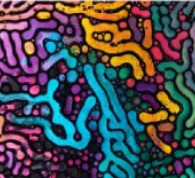
#> input picture Project/color4.png, 195 x 178 px
$ python newfull.py
#> lines starting #> are read from the running program, lines starting #| are printed output that depends on the picture; after the words box and inside, x2 and y2 are one past the last pixel; in counts of white or black regions, pixels touching at a corner belong together
#> further down, image is the input picture: shape (178, 195, 3); mean B, G, R 81.5, 74.5, 72.9
#> `image = cv2.resize(image , (34,34))`:
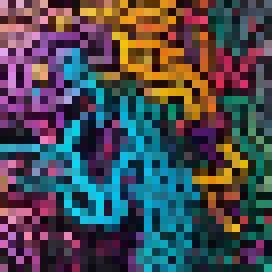
#> image: shape (34, 34, 3) (shown 8 times larger); mean B, G, R 81.4, 74, 72.8
import argparse
import numpy as np
import scipy.stats as st
from scipy import ndimage
import math
import cv2
import random
import math
import matplotlib.pyplot as plt


def image_to_column(img, w, stepsize=1):

    # Parameters
    m, n = img.shape
    col_extent = n - w + 1
    row_extent = m - w + 1

    # Get Starting block indices
    start_idx = np.arange(w)[:, None]*n + np.arange(w)

    # Get offsetted indices across the height and width of input array
    offset_idx = np.arange(row_extent)[:,None]*n + np.arange(col_extent)

    # Get all actual indices & index into input array for final output
    return np.take (img, start_idx.ravel()[:,None] + offset_idx.ravel()[::stepsize])


def find_the_best_matches(template, sample_image):

    epsilon = 0.1

    # Get the dimensions of the template and big image
    h, w = template.shape[:2]
    bh, bw = sample_image.shape[:2]

    min_diff = float('inf')
    min_location = (0, 0)


    # to make a mask that is 1 everhwere the template os filled
    valid_mask = np.zeros_like(template)
    valid_mask = np.where(np.isnan(template), 0, 1)

    # print(valid_mask[: , : , 0].shape)

    r_valid_mask = valid_mask[: , : , 0]
    g_valid_mask = valid_mask[: , : , 1]
    b_valid_mask = valid_mask[: , : , 2]


    #to add gaussian
    sigma = w / 6.4
    kernel = cv2.getGaussianKernel(ksize=w, sigma=sigma)
    kernel_2d = kernel * kernel.T

    # normalize mask
    mask =  kernel_2d / kernel_2d.sum()

    # Iterate through each possible position in the big image

    array_of_errors = []
    array_of_locations = []
    array_of_errors = np.array(array_of_errors)


    for i in range(bh - h + 1):
        for j in range(bw - w + 1):

            # Extract the region from the big image
            region_red = sample_image[i:i+h, j:j+w , 0]
            region_green = sample_image[i:i+h, j:j+w , 1]
            region_blue = sample_image[i:i+h, j:j+w , 2]

            r_template = template[:, :, 0]
            g_template = template[:, :, 1]
            b_template = template[:, :, 2]

            # Calculate the squared difference between the template and the region

            r_dist = np.nansum(mask * r_valid_mask * np.square(r_template - region_red))
            g_dist = np.nansum(mask * g_valid_mask * np.square(g_template - region_green))
            b_dist = np.nansum(mask * b_valid_mask * np.square(b_template - region_blue))

            diff = r_dist + g_dist +b_dist

            # Update minimum difference and location if a better match is found
            array_of_errors = np.append(array_of_errors , diff)
            array_of_locations.append((i,j))
            if diff < min_diff and diff!=0:
                min_diff = diff
                # min_location = (i, j)


    # print(array_of_locations)
    # print(min_diff)
    idx = np.where(array_of_errors < min_diff*(1+epsilon))
    # print(idx)
    new_array_of_locations = [array_of_locations[i] for i in idx[0]]
    # print(new_array_of_locations)
    new_array_of_errors = [array_of_errors[i] for i in idx[0]]
    # [24 lines of commented-out code are left out]

    return new_array_of_locations , new_array_of_errors


def synthesize(sample_image, w, target_size, implementation = "ours"):
#> called with w = 15, implementation = 'ours'
    seed_size = 3
    sample_image = sample_image.astype(float) / 255 #normalization

    Channels = sample_image.shape[2]
#> Channels = 3

    output_image = np.full((target_size[0], target_size[1], Channels), np.nan)    #the image that is being synthesized

    #seed coordinates, we could have picked randomm seed also, NOTE: IDEALLY THIS SHOULD BE THE CENTRE OF THE IMAGE TO AVOID ERRORS
    seed_0=sample_image.shape[0]//2
#> seed_0 = 17
    seed_1=sample_image.shape[1]//2
#> seed_1 = 17

    #put the seed at the centre of the output image
    c = (int(0.5*target_size[0]) , int(0.5*target_size[1]))   # middle indices of output_image

    output_image[c[0]: c[0] + seed_size , c[1]: c[1] + seed_size ,:] = sample_image[seed_0: seed_0 + seed_size , seed_1: seed_1 + seed_size,:]
#> output_image: shape (50, 50, 3) float64; 99.64% of the values are NaN or infinite; the others: min 0, max 0.863, mean 0.391

    filled_array = np.zeros(target_size)
    filled_array[c[0]: c[0] + seed_size , c[1]: c[1] + seed_size] = 1  #simce initially the seed is put in the output image
    number_filled = int(np.sum(filled_array))

    how_much_done = 0
    while(number_filled < target_size[0]*target_size[1]):
        how_much_done+=1
        if how_much_done%10==0:
            print("running...")

        # to find bordering unfilled pixels:
        new_pixels = np.nonzero(ndimage.binary_dilation(filled_array).astype(filled_array.dtype) - filled_array)

        for unfilled_pixel in range(len(new_pixels[0])):

            # get indices of the next unfilled pixel
            i, j = new_pixels[0][unfilled_pixel], new_pixels[1][unfilled_pixel]
            padded_im = np.pad(output_image, ((w//2, w//2), (w//2, w//2), (0, 0)), mode='constant', constant_values=np.nan)  #Pad the image with nans to avoid edge cases

            template = padded_im[i:i+w, j:j+w, :]   #the kernel / window / template to be matched with the sample

            best_matches, errors = find_the_best_matches(template, sample_image)   #for disha
            # print(errors)


            #  chose the lowest error match OR randomly select from best matches

            if implementation == "theirs":

                if len(errors)==1:
                    inex_of_best_best = 0
                else:
                    inex_of_best_best = np.random.randint(0,  len(best_matches)-1)   #randomly select from the best matches

            if implementation == "ours":
                inex_of_best_best = np.argmin(errors)    # different from research paper, select lowest error match

            best_match = best_matches[inex_of_best_best]

            s_row, s_col = best_match
            output_image[i, j, :] = sample_image[s_row+w//2, s_col+w//2, :]  # FILL THE PIXEL !!!!!!!

            filled_array[i, j] = 1
            number_filled += 1
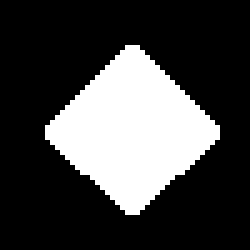
#> filled_array: shape (50, 50) float64 (shown 5 times larger); values 0 (black) and 1 (white), 26.5% white; 1 white region, box (x1, y1, x2, y2) and area: (9, 9, 44, 43) 662
#> output_image: shape (50, 50, 3) float64; 73.52% of the values are NaN or infinite; the others: min 0, max 0.961, mean 0.301


    return output_image

#main

image = cv2.imread("color4.png")
image = cv2.resize(image , (34,34))
#> (the run stopped early here; a loop or call above may not have finished)
